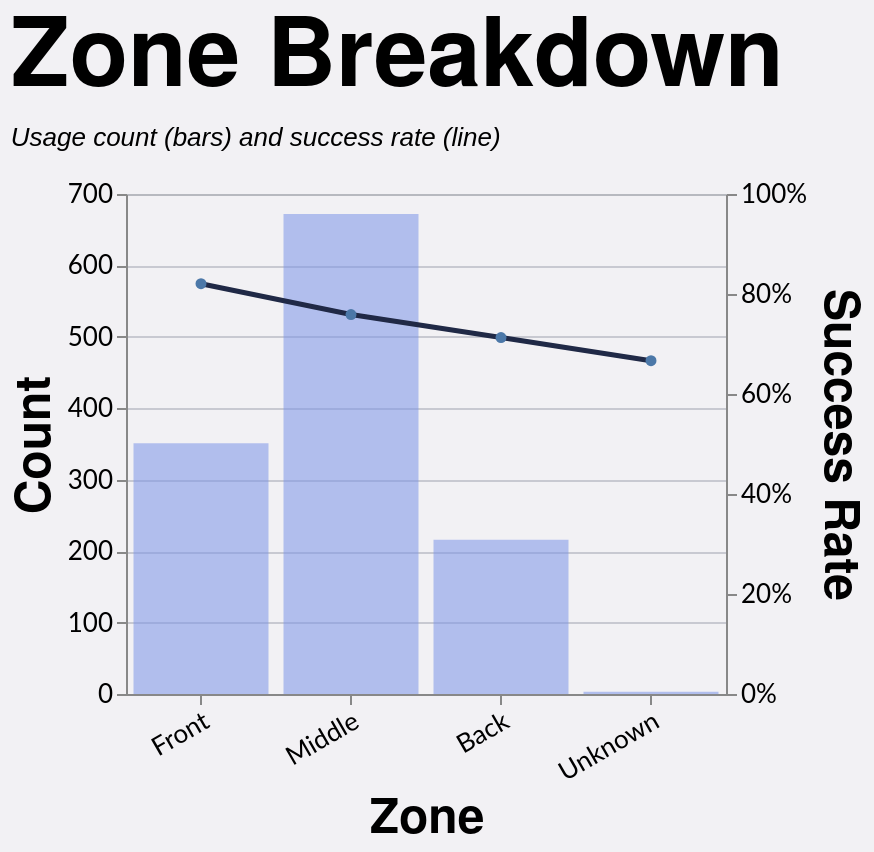

Source (Vega-Lite JSON):
### Vega-Lite specification from a JSON file in a GitHub repository (floating-point values rounded to 4 significant figures; data arrays with more than 128 entries replaced by an {"elided": "..."} marker saying what was removed)
{"config": {"axis": {"labelFont": "Lato, sans-serif", "titleFont": "PT Sans Narrow, Helvetica Neue, Helvetica, Arial, sans-serif", "labelFontSize": 13, "titleFontSize": 24, "gridColor": "#202947", "gridOpacity": 0.2}, "header": {"labelFont": "PT Sans Narrow, Helvetica Neue, Helvetica, Arial, sans-serif", "titleFont": "PT Sans Narrow, Helvetica Neue, Helvetica, Arial, sans-serif", "labelFontSize": 24, "titleFontSize": 28, "labelFontWeight": "bold", "orient": "left"}, "legend": {"labelFont": "Lato, sans-serif", "titleFont": "PT Sans Narrow, Helvetica Neue, Helvetica, Arial, sans-serif", "labelFontSize": 14, "titleFontSize": 16, "titlePadding": 5, "fillColor": "white", "strokeColor": "black", "padding": 10, "titleFontWeight": "lighter", "titleFontStyle": "italic", "titleColor": "gray", "offset": 10}, "title": {"font": "PT Sans Narrow, Helvetica Neue, Helvetica, Arial, sans-serif", "fontSize": 48, "fontWeight": "bold", "anchor": "start", "align": "center", "titlePadding": 20, "subtitlePadding": 10, "subtitleFontSize": 13, "subtitleColor": "", "subtitleFontStyle": "italic", "offset": 15, "color": "black"}, "axisX": {"labelAngle": 0}, "facet": {"title": null, "header": null, "align": {"row": "each", "column": "each"}}, "resolve": {"scale": {"y": "independent", "facet": "independent"}}, "background": "#f2f1f4", "scale": {"offsetBandPaddingOuter": 0.2, "offsetBandPaddingInner": 0.1}}, "layer": [{"mark": {"type": "bar", "color": "#7d96e8", "opacity": 0.55}, "encoding": {"tooltip": [{"field": "area", "title": "Zone", "type": "nominal"}, {"field": "won", "format": ",.0f", "title": "Won", "type": "quantitative"}, {"field": "attempts", "format": ",.0f", "title": "Attempts", "type": "quantitative"}, {"field": "success_rate", "format": ".1%", "title": "Success Rate", "type": "quantitative"}], "x": {"axis": {"labelAngle": -30}, "field": "area", "sort": ["Front", "Middle", "Back"], "title": "Zone", "type": "nominal"}, "y": {"axis": {"format": ",.0f", "orient": "left"}, "field": "attempts", "title": "Count", "type": "quantitative"}}, "transform": [{"filter": "(loSquad == 'All' || datum.squad == loSquad) && (loGameType == 'All' || (loGameType == 'League + Cup' && (datum.game_type == 'League' || datum.game_type == 'Cup')) || (loGameType == 'League only' && datum.game_type == 'League') || datum.game_type == loGameType) && (loOpposition == 'All' || datum.opposition == loOpposition) && (loThrower == 'All' || datum.thrower == loThrower) && (loJumper == 'All' || datum.jumper == loJumper) && (loArea == 'All' || datum.area == loArea) && (loNumbers == 'All' || datum.numbers == loNumbers) && (loCallType == 'All' || datum.call_type == loCallType)"}, {"filter": "(loSeason == 'All' || datum.season == loSeason)"}, {"aggregate": [{"op": "count", "as": "attempts"}, {"op": "sum", "field": "won", "as": "won"}], "groupby": ["area"]}, {"calculate": "datum.won / datum.attempts", "as": "success_rate"}]}, {"mark": {"type": "line", "color": "#202946", "point": true, "strokeWidth": 2.5}, "encoding": {"tooltip": [{"field": "area", "title": "Zone", "type": "nominal"}, {"field": "won", "format": ",.0f", "title": "Won", "type": "quantitative"}, {"field": "attempts", "format": ",.0f", "title": "Attempts", "type": "quantitative"}, {"field": "success_rate", "format": ".1%", "title": "Success Rate", "type": "quantitative"}], "x": {"axis": {"labelAngle": -30}, "field": "area", "sort": ["Front", "Middle", "Back"], "title": "Zone", "type": "nominal"}, "y": {"axis": {"format": "%", "orient": "right"}, "field": "success_rate", "scale": {"domain": [0, 1]}, "title": "Success Rate", "type": "quantitative"}}, "transform": [{"filter": "(loSquad == 'All' || datum.squad == loSquad) && (loGameType == 'All' || (loGameType == 'League + Cup' && (datum.game_type == 'League' || datum.game_type == 'Cup')) || (loGameType == 'League only' && datum.game_type == 'League') || datum.game_type == loGameType) && (loOpposition == 'All' || datum.opposition == loOpposition) && (loThrower == 'All' || datum.thrower == loThrower) && (loJumper == 'All' || datum.jumper == loJumper) && (loArea == 'All' || datum.area == loArea) && (loNumbers == 'All' || datum.numbers == loNumbers) && (loCallType == 'All' || datum.call_type == loCallType)"}, {"filter": "(loSeason == 'All' || datum.season == loSeason)"}, {"aggregate": [{"op": "count", "as": "attempts"}, {"op": "sum", "field": "won", "as": "won"}], "groupby": ["area"]}, {"calculate": "datum.won / datum.attempts", "as": "success_rate"}]}], "data": {"name": "data-e2cc7a9e7d11ff6d493dc632215dd0ca"}, "height": 250, "params": [{"name": "loSquad", "bind": {"input": "select", "options": ["All", "1st", "2nd"], "name": "Squad "}, "value": "All"}, {"name": "loSeason", "bind": {"input": "select", "options": ["All", "2021/22", "2022/23", "2023/24", "2024/25", "2025/26"], "name": "Season "}, "value": "All"}, {"name": "loGameType", "bind": {"input": "select", "options": ["All", "League + Cup", "League only", "Cup", "Friendly", "League"], "name": "Game Type "}, "value": "All"}, {"name": "loOpposition", "bind": {"input": "select", "options": ["All", "Barns Green", "Beccehamians", "Brighton II", "Burgess Hill", "Cheshunt", "Cobham", "Crawley", "Ditchling", "Dover", "Eastbourne", "Eastbourne II", "Haywards Heath", "Heathfield & Waldron", "Hellingly", "Holbrook", "Horsham", "Horsham II", "Hove", "KCS Old Boys", "Kingston", "Lewes", "London Cornish", "London Irish", "Midhurst", "Newick", "Old Caterhamians", "Old Colfeians", "Old Haileyburians", "Old Rutlishians", "Old Tiffinians", "Old Walcountians", "Pulborough", "Royals", "Seaford", "Shoreham", "St Francis", "Teddington", "Trinity", "Twickenham", "Uckfield", "Warlingham", "Wensleydale", "Weybridge Vandals"], "name": "Opposition "}, "value": "All"}, {"name": "loThrower", "bind": {"input": "select", "options": ["All", "", "Ben Darch", "Ben Pellett", "Ben Tottman", "Ben Watkinson", "Charlie Pullen", "Dan Billin", "George Beet", "Harrison Berry", "Josh Brimecombe", "Mark Oliver", "Morgan Burger", "Reggie Harris", "Rory Duncanson", "Tom McMahon"], "name": "Thrower "}, "value": "All"}, {"name": "loJumper", "bind": {"input": "select", "options": ["All", "", "Aaron Boczek", "Ben Pellett", "Daan Hulst", "Dan Arnold", "Dan Billin", "Darren", "Greg Brack", "Gus Nye", "Guy Collins", "Harrison Berry", "Henry Weller", "James Funnell", "John Peaty", "Josh Brimecombe", "Josh Weaver", "Jules Jardim", "Ky Oliveira", "Max Morgan", "Michael Presland", "Nathan Oliver", "Or Shay", "Oscar Staples", "Paddy Shepherd", "Pete Morley", "Rory Duncanson", "Rory Evans", "Ryan McGealy", "Ryland Thomas", "Sam Lindsay-McCall", "Sam McCarthy", "Tao Benn", "Tim Morris", "Tom Byron", "Tom Mooney", "Will Bramwell"], "name": "Jumper "}, "value": "All"}, {"name": "loArea", "bind": {"input": "select", "options": ["All", "Back", "Front", "Middle", "Unknown"], "name": "Area "}, "value": "All"}, {"name": "loNumbers", "bind": {"input": "select", "options": ["All", "4", "5", "6", "7"], "name": "Numbers "}, "value": "All"}, {"name": "loCallType", "bind": {"input": "select", "options": ["All", "4-man only", "Old", "Other", "SLM", "Sandy"], "name": "Call Type "}, "value": "All"}], "resolve": {"scale": {"y": "independent"}}, "title": {"text": "Zone Breakdown", "subtitle": "Usage count (bars) and success rate (line)"}, "width": {"step": 75}, "$schema": "https://vega.github.io/schema/vega-lite/v5.20.1.json", "datasets": {"data-e2cc7a9e7d11ff6d493dc632215dd0ca": {"elided": "1242 records"}}}
